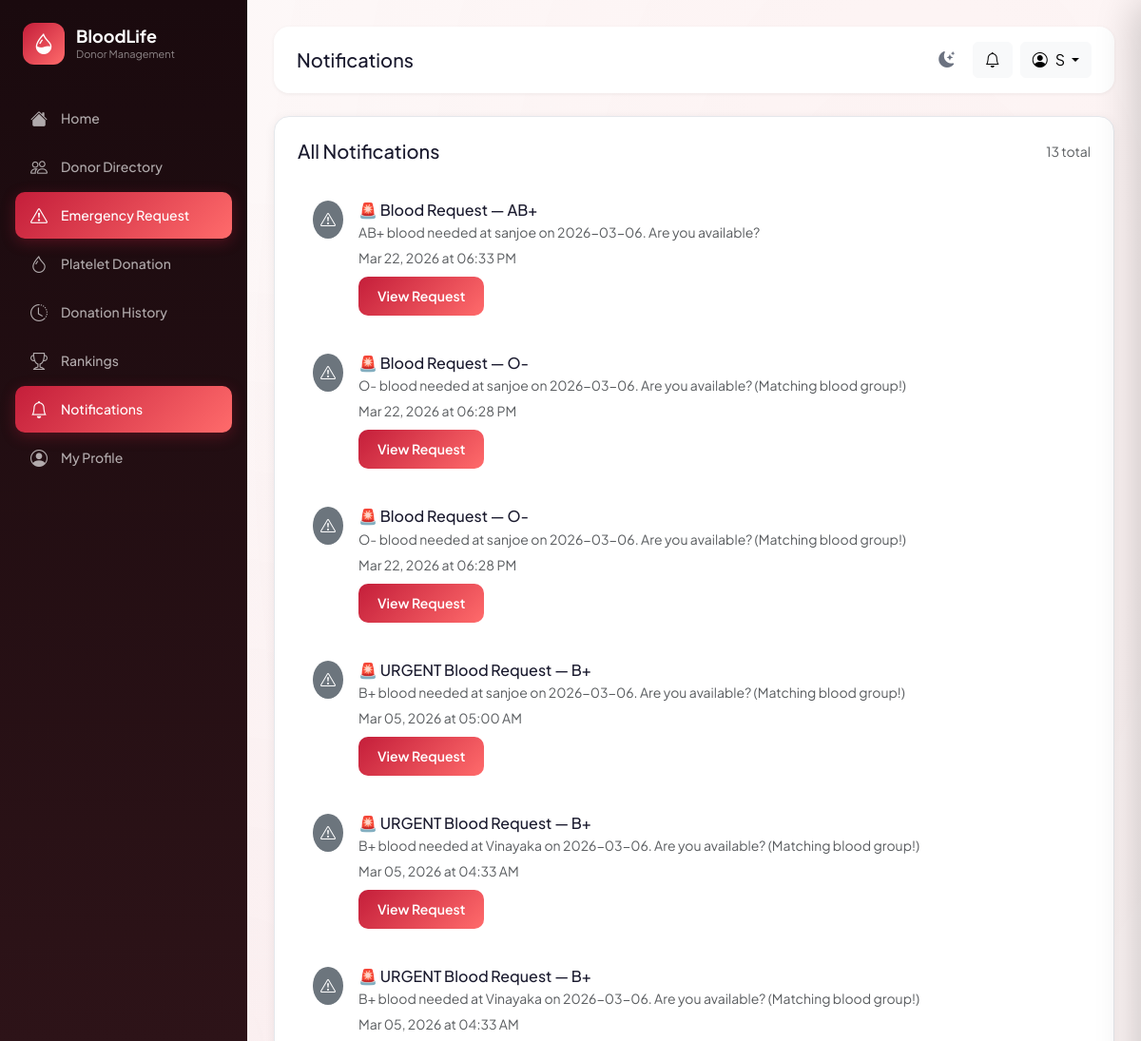
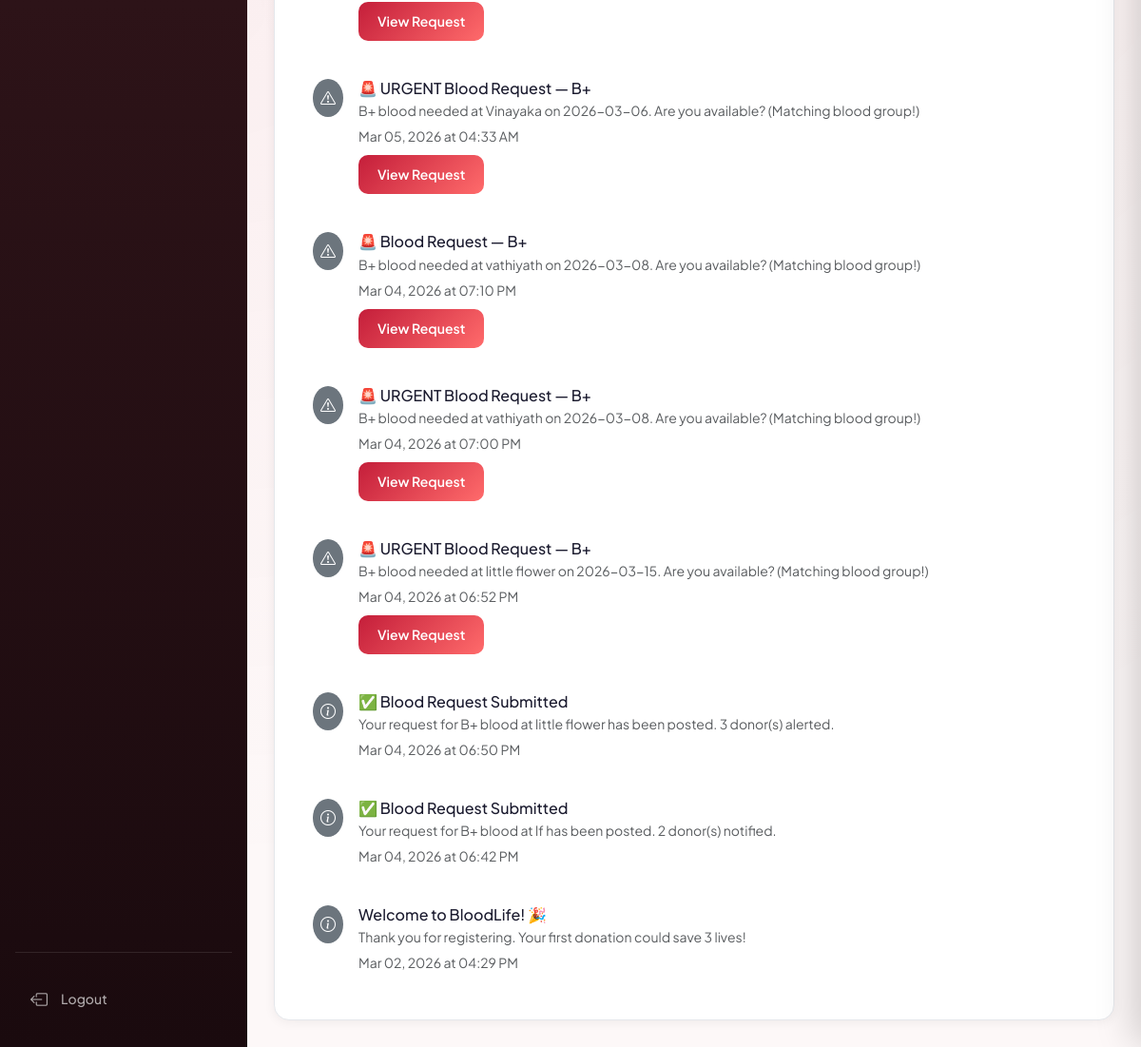
The app's page /requests/notifications (signed in) with its own data (2 pictures, top to bottom).
### app/models.py (models this page shows, shortened)
class User(UserMixin, db.Model):
    __tablename__ = 'users'
    id = db.Column(db.Integer, primary_key=True)
    name = db.Column(db.String(100), nullable=False)
    email = db.Column(db.String(150), unique=True, nullable=False, index=True)
    password_hash = db.Column(db.String(256), nullable=False)
    role = db.Column(db.String(10), default='user')          # 'user' | 'admin'
    is_active = db.Column(db.Boolean, default=True)
    is_blocked = db.Column(db.Boolean, default=False)
    created_at = db.Column(db.DateTime, default=datetime.utcnow)
    last_login = db.Column(db.DateTime)
    profile = db.relationship('DonorProfile', back_populates='user',
                               uselist=False, cascade='all, delete-orphan')
    blood_requests = db.relationship('BloodRequest', back_populates='requester',
                                      foreign_keys='BloodRequest.user_id',
                                      cascade='all, delete-orphan')
    donation_history = db.relationship('DonationHistory', back_populates='donor',
                                        cascade='all, delete-orphan')
    platelet_donations = db.relationship('PlateletDonation', back_populates='donor',
                                          cascade='all, delete-orphan')
    notifications = db.relationship('Notification', back_populates='user',
                                     cascade='all, delete-orphan')
    eligibility_checks = db.relationship('EligibilityCheck', back_populates='user',
                                          cascade='all, delete-orphan')
    @property
    def is_admin(self):
        return self.role == 'admin'

class Notification(db.Model):
    __tablename__ = 'notifications'
    id = db.Column(db.Integer, primary_key=True)
    user_id = db.Column(db.Integer, db.ForeignKey('users.id'), nullable=False)
    title = db.Column(db.String(200), nullable=False)
    message = db.Column(db.Text, nullable=False)
    notif_type = db.Column(db.String(30), default='info')  # 'info' | 'request' | 'reminder' | 'alert'
    related_id = db.Column(db.Integer)                     # optional FK to request/donation
    is_read = db.Column(db.Boolean, default=False)
    created_at = db.Column(db.DateTime, default=datetime.utcnow)
    user = db.relationship('User', back_populates='notifications')

### app/requests_bp/routes.py (the view)
@requests.route('/notifications')
@login_required
def notifications():
    notifs = (Notification.query.filter_by(user_id=current_user.id)
              .order_by(Notification.created_at.desc()).all())
    for n in notifs:
        n.is_read = True
    db.session.commit()
    return render_template('requests/notifications.html', notifications=notifs,
                           unread=0)

### app/templates/requests/notifications.html (shortened to what this page needs)
{% extends "base.html" %}
{% block page_title %}Notifications{% endblock %}
{% block content %}
<div class="card-custom p-4">
    <div class="d-flex justify-content-between align-items-center mb-4">
        <h5 class="mb-0">All Notifications</h5>
        <span class="text-muted small">{{ notifications|length }} total</span>
    </div>
    {% if notifications %}
    {% for n in notifications %}
    <div class="d-flex align-items-start gap-3 p-3 {{ 'bg-light' if not n.is_read }} rounded mb-2">
        <div
            class="rounded-circle p-2 {{ 'bg-primary' if not n.is_read else 'bg-secondary' }} text-white flex-shrink-0">
            <i
                class="bi {{ 'bi-exclamation-triangle' if n.notif_type == 'request' else ('bi-bell' if n.notif_type == 'reminder' else 'bi-info-circle') }}"></i>
        </div>
        <div class="flex-grow-1">
            <h6 class="mb-1">{{ n.title }}</h6>
            <p class="text-muted small mb-1">{{ n.message }}</p>
            <small class="text-muted">{{ n.created_at.strftime('%b %d, %Y at %I:%M %p') }}</small>
            {% if n.notif_type == 'request' and n.related_id %}
            <br><a href="{{ url_for('requests.view_request', req_id=n.related_id) }}"
                class="btn btn-primary-custom btn-sm mt-2">View Request</a>
            {% endif %}
        </div>
    </div>
    {% endfor %}
    {% else %}
    <div class="text-center py-5">
        <i class="bi bi-bell-slash" style="font-size:60px;color:var(--border);"></i>
        <p class="text-muted mt-3">No notifications yet.</p>
    </div>
    {% endif %}
</div>
{% endblock %}

### app/templates/base.html (shortened to what this page needs)
<!DOCTYPE html>
<html lang="en">
<head>
    <link href="https://cdn.jsdelivr.net/npm/bootstrap@5.3.2/dist/css/bootstrap.min.css" rel="stylesheet">
    <link rel="stylesheet" href="https://cdn.jsdelivr.net/npm/bootstrap-icons@1.11.1/font/bootstrap-icons.css">
    <link rel="stylesheet" href="{{ url_for('static', filename='css/style.css') }}">
</head>
<body data-auth="{{ 'true' if current_user.is_authenticated else 'false' }}" >
    <div class="toast-container position-fixed top-0 end-0 p-3" style="z-index:9999;" id="toastContainer"></div>
    {% if current_user.is_authenticated %}
    <aside class="sidebar" id="sidebar">
        <div class="sidebar-logo">
            <div class="sidebar-logo-icon"><i class="bi bi-droplet-half"></i></div>
            <div>
                <h2>BloodLife</h2>
                <span>Donor Management</span>
            </div>
        </div>
        <nav>
            <ul class="list-unstyled">
                <li class="nav-item">
                    <a class="nav-link-custom {% if request.endpoint == 'main.dashboard' %}active{% endif %}"
                        href="{{ url_for('main.dashboard') }}">
                        <i class="bi bi-house-fill"></i><span>Home</span>
                    </a>
                </li>
                <li class="nav-item">
                    <a class="nav-link-custom {% if request.blueprint == 'donor' and 'directory' in request.endpoint %}active{% endif %}"
                        href="{{ url_for('donor.directory') }}">
                        <i class="bi bi-people"></i><span>Donor Directory</span>
                    </a>
                </li>
                <li class="nav-item">
                    <a class="nav-link-custom {% if request.blueprint == 'requests' %}active{% endif %}"
                        href="{{ url_for('requests.index') }}">
                        <i class="bi bi-exclamation-triangle"></i><span>Emergency Request</span>
                        {% set active_count = active_request_count|default(0) %}
                    </a>
                </li>
                <li class="nav-item">
                    <a class="nav-link-custom {% if 'platelet' in request.endpoint|default('') %}active{% endif %}"
                        href="{{ url_for('donor.platelet') }}">
                        <i class="bi bi-droplet"></i><span>Platelet Donation</span>
                    </a>
                </li>
                <li class="nav-item">
                    <a class="nav-link-custom {% if 'history' in request.endpoint|default('') %}active{% endif %}"
                        href="{{ url_for('donor.history') }}">
                        <i class="bi bi-clock-history"></i><span>Donation History</span>
                    </a>
                </li>
                <li class="nav-item">
                    <a class="nav-link-custom {% if 'rankings' in request.endpoint|default('') %}active{% endif %}"
                        href="{{ url_for('donor.rankings') }}">
                        <i class="bi bi-trophy"></i><span>Rankings</span>
                    </a>
                </li>
                <li class="nav-item position-relative">
                    <a class="nav-link-custom {% if 'notifications' in request.endpoint|default('') %}active{% endif %}"
                        href="{{ url_for('requests.notifications') }}">
                        <i class="bi bi-bell"></i><span>Notifications</span>
                        {% set unread = unread|default(0) %}
                    </a>
                </li>
                <li class="nav-item">
                    <a class="nav-link-custom {% if 'profile' in request.endpoint|default('') %}active{% endif %}"
                        href="{{ url_for('donor.profile') }}">
                        <i class="bi bi-person-circle"></i><span>My Profile</span>
                    </a>
                </li>
            </ul>
        </nav>
        <div class="mt-auto pt-4" style="border-top: 1px solid rgba(255,255,255,0.1);">
            <a class="nav-link-custom" href="{{ url_for('auth.logout') }}">
                <i class="bi bi-box-arrow-left"></i><span>Logout</span>
            </a>
        </div>
    </aside>
    <main class="main-content" id="mainContent">
        <div class="header mb-4">
            <div class="header-left">
                <div>
                    <h5 class="mb-0">{% block page_title %}Home{% endblock %}</h5>
                </div>
            </div>
            <div class="d-flex align-items-center gap-2">
                <button class="theme-toggle" id="themeToggleBtn" onclick="toggleTheme()" title="Toggle dark/light mode">
                    <i class="bi bi-moon-stars-fill" id="themeIcon"></i>
                </button>
                <button class="btn btn-light position-relative" id="notifBellBtn" onclick="openNotifDrawer()"
                    title="Notifications">
                    <i class="bi bi-bell" id="bellIcon"></i>
                </button>
                <div class="dropdown">
                    <button class="btn btn-light dropdown-toggle" data-bs-toggle="dropdown">
                        <i class="bi bi-person-circle me-2"></i>{{ current_user.name.split()[0] }}
                    </button>
                </div>
            </div>
        </div>
        {% block content %}{% endblock %}
    </main>
    {% endif %}
</body>
</html>

### app/static/css/style.css (style rules this page uses)
:root { --primary: #C41E3A; --primary-dark: #8B0000; --primary-light: #FFE4E9; --accent: #FF6B6B; --bg-main: #FDF8F8; --bg-card: #FFFFFF; --text-primary: #1A1A2E; --text-secondary: #6B7280; --text-muted: #9CA3AF; --border: #E5E7EB; --success: #10B981; --warning: #F59E0B; --danger: #EF4444; --info: #3B82F6; --sidebar-width: 260px; --header-height: 72px; }
* { box-sizing: border-box; transition: background-color .25s ease, border-color .25s ease, color .18s ease; }
*, *::before, *::after { transition-property: background-color, border-color, color; }
body { font-family: 'Plus Jakarta Sans', system-ui, sans-serif; background: var(--bg-main); color: var(--text-primary); margin: 0; padding: 0; overflow-x: hidden; }
.sidebar { position: fixed; left: 0; top: 0; bottom: 0; width: var(--sidebar-width); background: linear-gradient(180deg, #1A0A0E 0%, #2D1318 50%, #1A0A0E 100%); display: flex; flex-direction: column; padding: 24px 16px; z-index: 1000; transition: transform .3s ease; overflow-y: auto; }
.sidebar-logo { display: flex; align-items: center; gap: 12px; margin-bottom: 32px; padding: 0 8px; }
.sidebar-logo-icon { width: 44px; height: 44px; border-radius: 12px; background: linear-gradient(135deg, var(--primary), var(--accent)); display: flex; align-items: center; justify-content: center; font-size: 22px; color: white; flex-shrink: 0; }
.sidebar-logo h2 { color: white; font-size: 18px; font-weight: 700; margin: 0; }
.sidebar-logo span { color: rgba(255, 255, 255, .5); font-size: 11px; display: block; }
.nav-link-custom { display: flex; align-items: center; gap: 14px; color: rgba(255, 255, 255, .65); padding: 11px 16px; border-radius: 10px; margin-bottom: 2px; text-decoration: none; font-size: 14px; font-weight: 500; transition: all .2s; }
.nav-link-custom.active { color: white; background: linear-gradient(135deg, var(--primary), var(--accent)); box-shadow: 0 4px 15px rgba(196, 30, 58, .3); }
.nav-link-custom i { font-size: 18px; }
.main-content { margin-left: var(--sidebar-width); padding: 28px; min-height: 100vh; transition: margin .3s ease; }
.header { display: flex; align-items: center; justify-content: space-between; background: white; padding: 16px 24px; border-radius: 16px; box-shadow: 0 1px 4px rgba(0, 0, 0, .06); }
.header-left { display: flex; align-items: center; gap: 16px; }
.card-custom { background: var(--bg-card); border-radius: 16px; box-shadow: 0 2px 12px rgba(0, 0, 0, .06); border: 1px solid var(--border); transition: box-shadow .2s, transform .2s; }
.btn-primary-custom { background: linear-gradient(135deg, var(--primary), var(--accent)); color: white; border: none; border-radius: 10px; padding: 10px 20px; font-weight: 600; transition: all .2s; cursor: pointer; }
.theme-toggle { width: 38px; height: 38px; border: none; border-radius: 10px; background: rgba(255, 255, 255, .08); color: var(--text-secondary); display: flex; align-items: center; justify-content: center; cursor: pointer; font-size: 17px; transition: background .2s, color .2s, transform .2s !important; flex-shrink: 0; }

### records on screen
User: name "S"
Notification: title "🚨 Blood Request — AB+", message "AB+ blood needed at sanjoe on 2026-03-06. Are you available?", created_at "Mar 22, 2026 at 06:33 PM"
Notification: title "🚨 Blood Request — O-", message "O- blood needed at sanjoe on 2026-03-06. Are you available? (Matching blood group!)", created_at "Mar 22, 2026 at 06:28 PM"
Notification: title "🚨 Blood Request — O-", message "O- blood needed at sanjoe on 2026-03-06. Are you available? (Matching blood group!)", created_at "Mar 22, 2026 at 06:28 PM"
Notification: title "🚨 URGENT Blood Request — B+", message "B+ blood needed at sanjoe on 2026-03-06. Are you available? (Matching blood group!)", created_at "Mar 05, 2026 at 05:00 AM"
Notification: title "🚨 URGENT Blood Request — B+", message "B+ blood needed at Vinayaka on 2026-03-06. Are you available? (Matching blood group!)", created_at "Mar 05, 2026 at 04:33 AM"
Notification: title "🚨 URGENT Blood Request — B+", message "B+ blood needed at Vinayaka on 2026-03-06. Are you available? (Matching blood group!)", created_at "Mar 05, 2026 at 04:33 AM"
Notification: title "🚨 URGENT Blood Request — B+", message "B+ blood needed at Vinayaka on 2026-03-06. Are you available? (Matching blood group!)", created_at "Mar 05, 2026 at 04:33 AM"
Notification: title "🚨 Blood Request — B+", message "B+ blood needed at vathiyath on 2026-03-08. Are you available? (Matching blood group!)", created_at "Mar 04, 2026 at 07:10 PM"
Notification: title "🚨 URGENT Blood Request — B+", message "B+ blood needed at vathiyath on 2026-03-08. Are you available? (Matching blood group!)", created_at "Mar 04, 2026 at 07:00 PM"
Notification: title "🚨 URGENT Blood Request — B+", message "B+ blood needed at little flower on 2026-03-15. Are you available? (Matching blood group!)", created_at "Mar 04, 2026 at 06:52 PM"
Notification: title "✅ Blood Request Submitted", message "Your request for B+ blood at little flower has been posted. 3 donor(s) alerted.", created_at "Mar 04, 2026 at 06:50 PM"
Notification: title "✅ Blood Request Submitted", message "Your request for B+ blood at lf has been posted. 2 donor(s) notified.", created_at "Mar 04, 2026 at 06:42 PM"
Notification: title "Welcome to BloodLife! 🎉", message "Thank you for registering. Your first donation could save 3 lives!", created_at "Mar 02, 2026 at 04:29 PM"

### other values on screen
{{ notifications|length }} "13"
